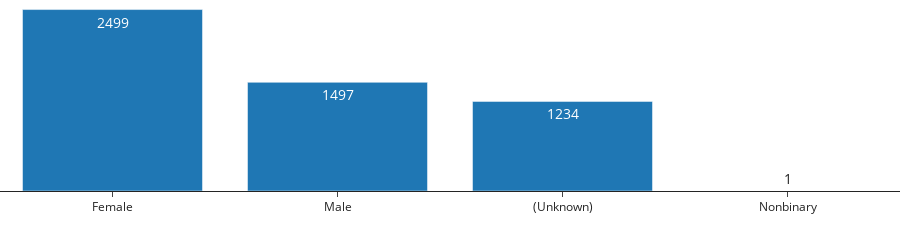

Notebook cell for this chart:
### Code cell
MemberGenderFigure().plot()

### Figure 1 — Plotly figure (JSON) as saved in the notebook; plotly's stock layout.template omitted (floating-point values rounded to 4 significant figures)
{"data": [{"alignmentgroup": "True", "hovertemplate": "<extra></extra>", "legendgroup": "", "marker": {"color": "#1F77B4", "pattern": {"shape": ""}}, "name": "", "offsetgroup": "", "orientation": "v", "showlegend": false, "text": [2499, 1497, 1234, 1], "textfont": {"size": 14}, "textposition": "auto", "type": "bar", "x": ["Female", "Male", "(Unknown)", "Nonbinary"], "xaxis": "x", "y": [2499, 1497, 1234, 1], "yaxis": "y"}], "layout": {"barmode": "relative", "clickmode": "event+select", "dragmode": "select", "height": 100, "legend": {"tracegroupgap": 0}, "margin": {"b": 0, "l": 0, "r": 0, "t": 0}, "selectdirection": "h", "uniformtext": {"minsize": 10}, "xaxis": {"anchor": "y", "categoryarray": [0, 1, 2, 3], "categoryorder": "array", "domain": [0, 1], "title": {"text": ""}}, "yaxis": {"anchor": "x", "domain": [0, 1], "title": {"text": "Number of members"}, "visible": false}}}
